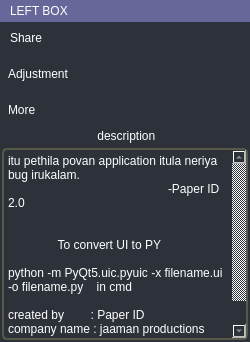
              <widget class="QFrame" name="extra_left">
               <property name="minimumSize">
                <size>
                 <width>150</width>
                 <height>0</height>
                </size>
               </property>
               <property name="maximumSize">
                <size>
                 <width>250</width>
                 <height>16777215</height>
                </size>
               </property>
               <property name="styleSheet">
                <string notr="true">background-color: rgb(44, 49, 58);</string>
               </property>
               <property name="frameShape">
                <enum>QFrame::NoFrame</enum>
               </property>
               <property name="frameShadow">
                <enum>QFrame::Raised</enum>
               </property>
               <layout class="QVBoxLayout" name="verticalLayout_11">
                <property name="spacing">
                 <number>0</number>
                </property>
                <property name="leftMargin">
                 <number>0</number>
                </property>
                <property name="topMargin">
                 <number>0</number>
                </property>
                <property name="rightMargin">
                 <number>0</number>
                </property>
                <property name="bottomMargin">
                 <number>0</number>
                </property>
                <item>
                 <widget class="QFrame" name="frame_19">
                  <property name="maximumSize">
                   <size>
                    <width>16777215</width>
                    <height>40</height>
                   </size>
                  </property>
                  <property name="styleSheet">
                   <string notr="true">background-color: rgb(103, 103, 153);</string>
                  </property>
                  <property name="frameShape">
                   <enum>QFrame::NoFrame</enum>
                  </property>
                  <property name="frameShadow">
                   <enum>QFrame::Raised</enum>
                  </property>
                  <layout class="QHBoxLayout" name="horizontalLayout_11">
                   <property name="spacing">
                    <number>0</number>
                   </property>
                   <property name="leftMargin">
                    <number>10</number>
                   </property>
                   <property name="topMargin">
                    <number>0</number>
                   </property>
                   <property name="rightMargin">
                    <number>5</number>
                   </property>
                   <property name="bottomMargin">
                    <number>0</number>
                   </property>
                   <item>
                    <widget class="QLabel" name="label_7">
                     <property name="styleSheet">
                      <string notr="true">color:white;
font: 10pt &quot;MS Shell Dlg 2&quot;;</string>
                     </property>
                     <property name="text">
                      <string>LEFT BOX</string>
                     </property>
                    </widget>
                   </item>
                   <item>
                    <widget class="QPushButton" name="pushButton_3">
                     <property name="minimumSize">
                      <size>
                       <width>16</width>
                       <height>16</height>
                      </size>
                     </property>
                     <property name="maximumSize">
                      <size>
                       <width>22</width>
                       <height>22</height>
                      </size>
                     </property>
                     <property name="styleSheet">
                      <string notr="true">QPushButton{
background-color:transparent;
border:2px solid transparent;
border-radius:3px;
padding:5px;
}
QPushButton:hover{
background-color: rgb(75, 75, 111);
}</string>
                     </property>
                     <property name="text">
                      <string/>
                     </property>
                     <property name="icon">
                      <iconset resource="../../icons/images/icons/d.qrc">
                       <normaloff>:/newPrefix/icon_close.png</normaloff>:/newPrefix/icon_close.png</iconset>
                     </property>
                     <property name="flat">
                      <bool>true</bool>
                     </property>
                    </widget>
                   </item>
                  </layout>
                 </widget>
                </item>
                <item>
                 <widget class="QFrame" name="frame_20">
                  <property name="minimumSize">
                   <size>
                    <width>0</width>
                    <height>102</height>
                   </size>
                  </property>
                  <property name="maximumSize">
                   <size>
                    <width>16777215</width>
                    <height>100</height>
                   </size>
                  </property>
                  <property name="frameShape">
                   <enum>QFrame::NoFrame</enum>
                  </property>
                  <property name="frameShadow">
                   <enum>QFrame::Raised</enum>
                  </property>
                  <layout class="QGridLayout" name="gridLayout">
                   <property name="leftMargin">
                    <number>0</number>
                   </property>
                   <property name="topMargin">
                    <number>0</number>
                   </property>
                   <property name="rightMargin">
                    <number>0</number>
                   </property>
                   <property name="bottomMargin">
                    <number>0</number>
                   </property>
                   <property name="horizontalSpacing">
                    <number>0</number>
                   </property>
                   <item row="0" column="0">
                    <widget class="QPushButton" name="share_btn">
                     <property name="styleSheet">
                      <string notr="true">QPushButton{
color:white;
border-radius:1px;
text-align:left;
padding:8px;
font-size:12px;
border:2px solid transparent;
}
QPushButton:hover{
background-color:rgb(40,44,52);
}
QPushButton:pressed {
    border-left:2px solid rgb(255, 0, 127);
}
QToolTip {
    border-left: 2px solid rgb(255, 0, 127);
    padding: 5px;
    border-radius: 3px;
}</string>
                     </property>
                     <property name="text">
                      <string>Share</string>
                     </property>
                     <property name="icon">
                      <iconset resource="../../icons/images/icons/d.qrc">
                       <normaloff>:/newPrefix/cil-share.png</normaloff>:/newPrefix/cil-share.png</iconset>
                     </property>
                     <property name="flat">
                      <bool>true</bool>
                     </property>
                    </widget>
                   </item>
                   <item row="1" column="0">
                    <widget class="QPushButton" name="adjustment_btn">
                     <property name="styleSheet">
                      <string notr="true">QPushButton{
color:white;
border-radius:1px;
text-align:left;
padding:8px;
font-size:12px;
}
QPushButton:hover{
background-color:rgb(40,44,52);
}
QPushButton:pressed {
    border-left:2px solid rgb(255, 0, 127);
	padding-left:6px;
}
QToolTip {
    border-left: 2px solid rgb(255, 0, 127);
    padding: 5px;
    border-radius: 3px;
}</string>
                     </property>
                     <property name="text">
                      <string>Adjustment</string>
                     </property>
                     <property name="icon">
                      <iconset resource="../../icons/images/icons/d.qrc">
                       <normaloff>:/newPrefix/cil-equalizer.png</normaloff>:/newPrefix/cil-equalizer.png</iconset>
                     </property>
                     <property name="flat">
                      <bool>true</bool>
                     </property>
                    </widget>
                   </item>
                   <item row="2" column="0">
                    <widget class="QPushButton" name="more_btn">
                     <property name="styleSheet">
                      <string notr="true">QPushButton{
color:white;
border-radius:1px;
text-align:left;
padding:8px;
font-size:12px;
}
QPushButton:hover{
background-color:rgb(40,44,52);
}
QPushButton:pressed {
    border-left:2px solid rgb(255, 0, 127);
	padding-left:6px;
}
QToolTip {
    border-left: 2px solid rgb(255, 0, 127);
    padding: 5px;
    border-radius: 3px;
}</string>
                     </property>
                     <property name="text">
                      <string>More</string>
                     </property>
                     <property name="icon">
                      <iconset resource="../../icons/images/icons/d.qrc">
                       <normaloff>:/newPrefix/cil-plus.png</normaloff>:/newPrefix/cil-plus.png</iconset>
                     </property>
                     <property name="flat">
                      <bool>true</bool>
                     </property>
                    </widget>
                   </item>
                  </layout>
                 </widget>
                </item>
                <item>
                 <widget class="QFrame" name="frame_21">
                  <property name="maximumSize">
                   <size>
                    <width>250</width>
                    <height>16777215</height>
                   </size>
                  </property>
                  <property name="frameShape">
                   <enum>QFrame::NoFrame</enum>
                  </property>
                  <property name="frameShadow">
                   <enum>QFrame::Raised</enum>
                  </property>
                  <layout class="QVBoxLayout" name="verticalLayout_12">
                   <property name="spacing">
                    <number>2</number>
                   </property>
                   <property name="leftMargin">
                    <number>2</number>
                   </property>
                   <property name="topMargin">
                    <number>2</number>
                   </property>
                   <property name="rightMargin">
                    <number>2</number>
                   </property>
                   <property name="bottomMargin">
                    <number>2</number>
                   </property>
                   <item alignment="Qt::AlignHCenter">
                    <widget class="QLabel" name="description_l">
                     <property name="minimumSize">
                      <size>
                       <width>0</width>
                       <height>20</height>
                      </size>
                     </property>
                     <property name="maximumSize">
                      <size>
                       <width>16777215</width>
                       <height>20</height>
                      </size>
                     </property>
                     <property name="styleSheet">
                      <string notr="true">color:white;
text-align:center;</string>
                     </property>
                     <property name="text">
                      <string> description</string>
                     </property>
                    </widget>
                   </item>
                   <item>
                    <widget class="QPlainTextEdit" name="plainTextEdit2">
                     <property name="enabled">
                      <bool>false</bool>
                     </property>
                     <property name="styleSheet">
                      <string notr="true">color: rgb(255, 255, 255);
border-radius:5px;
border:2px solid rgb(89, 89, 72);</string>
                     </property>
                     <property name="plainText">
                      <string>itu pethila povan application itula neriya bug irukalam.
		-Paper ID 2.0  
       

               To convert UI to PY

python -m PyQt5.uic.pyuic -x filename.ui -o filename.py    in cmd

created by        : Paper ID
company name : jaaman productions 
version             : V1.01</string>
                     </property>
                    </widget>
                   </item>
                  </layout>
                 </widget>
                </item>
               </layout>
              </widget>
